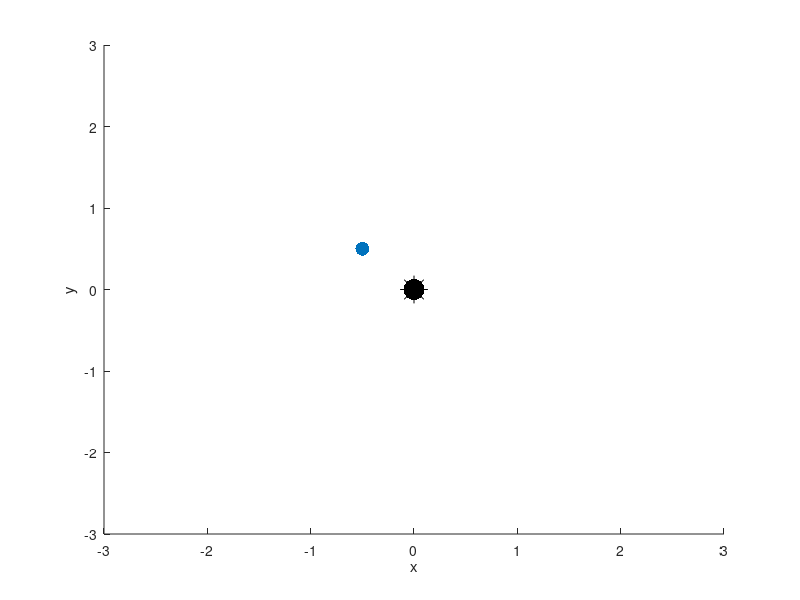

Write MATLAB code to recreate this figure.
clc
clear all 
close all

O = [0 0 0];
wX = [1 0 0];
wY = [0 1 0];
wZ = [0 0 1];

C = O;
ptL = [-0.5 0.5 -0.5, 1];
PC = [1 0 0 0;
      0 1 0 0;
      0 0 1 0;
      0 0 0 1];

figure()
hold on;
axis([-3 3, -3 3, -3 3]);
xlabel('x');
ylabel('y');
zlabel('z');

plot3(O(1), O(2), O(3), '.k', 'MarkerSize', 45);
plot3(C(1), C(2), C(3), '*k', 'MarkerSize', 20);
plot3(ptL(1), ptL(2), ptL(3), '.', 'MarkerSize', 30);

hold off;

% lX = [0.71, 0.61, -0.32,0];
% lY = [-0.39, 0.74, 0.53,0];
% lZ = [0.57, -0.25, 0.77,0];
% tran = [0.52, 1.25, -2.53,1];
% 
% % M is our local to world;
% M = [lX;lY;lZ;tran]
lX = [0.71, 0.61, -0.32]';
lY = [-0.39, 0.74, 0.53]';
lZ = [0.57, -0.25, 0.77]';
bot = [0 0 0];
tran = [0.52, 1.25, -2.53,1];
M = [lX lY lZ; bot];
tran = tran';
M = cat(2,M,tran)

% world to local
Minv = inv(M);

ptL = ptL'
M * ptL
Minv * ans

